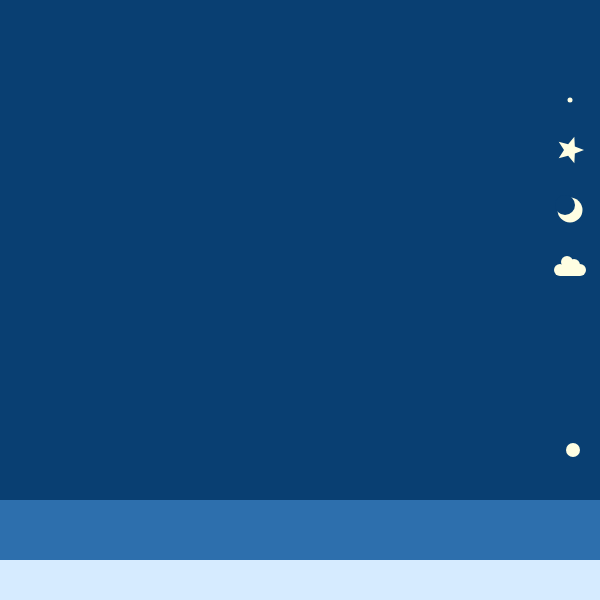
Frame 1 (no input)
Frame 60 (no input): identical to frame 1, image omitted
Frame 120 (the mouse pressed at the canvas centre since frame 60): identical to frame 1, image omitted

The p5.js sketch that drew this single still picture (run headless with seeded random() and noise() and a simulated clock; from frame 60 on, the mouse is pressed at the canvas centre):

// p5.js sketch
// ── sketch.js
/*
Stary Stary Sky is a simple drawing tool that allows the user to draw constellations 
or just random drawings on a night sky. They can place the star dusts and regular
stars by clicking or dragging the mouse on the sky. The user can also choose to
display a full moon, a half-moon, or no moon. Sometimes there are clouds in the sky 
that would block the lights from coming to the user, preventing them from seeing
the stars and the moon. But that is ok, for the clouds are temporary but the stars
are everlasting. When the sun rises and another night come, those clouds will be 
gone and the stars will shine once more.

Inspiration: I just wanted to do something related to stars :)
*/
var star_on = false;
var dust_on = false;
var halfmoon_on = false;
var fullmoon_on = true;
var cloud_on = false;
var sun = 0;

function setup() {
  createCanvas(600, 600);
  // background
  reset();
}

function draw() {
  noStroke();
  menu_bar();

  star_draw();
  dust_draw();
}

function star(x, y) {
  var angle = TWO_PI / 5;
  var halfAngle = angle / 2.0;
  var radius1 = 6;
  var radius2 = 14;
  fill(255, 254, 226);
  beginShape();
  for (var a = 0; a < TWO_PI; a += angle) {
    var sx = x + cos(a) * radius2;
    var sy = y + sin(a) * radius2;
    vertex(sx, sy);
    sx = x + cos(a + halfAngle) * radius1;
    sy = y + sin(a + halfAngle) * radius1;
    vertex(sx, sy);
  }
  endShape(CLOSE);
}

function reset() {
  noStroke();
  background(9, 63, 114);
  fill(45, 111, 173);
  rect(0, 500, width, 60);
  fill(214, 235, 255);
  rect(0, 560, width, 40);
}

function menu_bar() {
  // menu bar
  fill(9, 63, 114);
  rect(540, 0, 60, 500);
  star_menu();
  dust_menu();
  moon_menu();
  cloud_menu();
  sun_menu();
}

function star_menu() {
  // star
  star(570, 150);
  // when mouse on star
  if (mouseX > 555 && mouseX < 585 && mouseY > 135 && mouseY < 165) {
    fill(9, 63, 114);
    rect(550, 130, 40, 40);
    push();
    translate(570, 150);
    rotate(frameCount / 50);
    star(0, 0);
    pop();
    // when clicked on the star
    if (mouseIsPressed == true) {
      dust_on = false;
      star_on = true;
    }
  }
}

function star_draw() {
  // draw a star
  if (star_on && mouseIsPressed && (mouseX < 540))
    star(mouseX, mouseY);
}

function dust_menu() {
  // dust
  fill(255, 254, 226);
  ellipse(570, 100, 5, 5);
  // when mouse on dust
  if (mouseX > 565 && mouseX < 575 && mouseY > 95 && mouseY < 105) {
    ellipse(570, 100, 10, 10);
    // when clicked on dust
    if (mouseIsPressed == true) {
      star_on = false;
      dust_on = true;
    }
  }
}

function dust_draw() {
  // draw a dust
  if (dust_on && mouseIsPressed && (mouseX < 540)) {
    fill(255, 254, 226);
    ellipse(mouseX, mouseY, 5, 5);
  }
}

function moon_menu() {
  // moon
  fill(255, 254, 226);
  ellipse(570, 210, 25, 25);
  fill(9, 63, 114);
  ellipse(565, 205, 20, 20);
  // when mouse on moon
  if (mouseX > 545  && mouseX < 595 && mouseY > 185 && mouseY < 235) {
    fill(255, 254, 226);
    ellipse(570, 210, 30, 30);
    fill(9, 63, 114);
    ellipse(565, 205, 24, 24);
    // when clicked on the moon
    /*
    if (mouseIsPressed == true) {
      if (fullmoon_on) {
        fill(255, 254, 226);
        ellipse(460, 90, 140, 140);
        fullmoon_on = false;
        halfmoon_on = true;
      } else if (halfmoon_on) {
        fill(255, 254, 226);
        ellipse(460, 90, 140, 140);
        fill(9, 63, 114);
        ellipse(440, 70, 100, 100);
        fullmoon_on = false;
        halfmoon_on = false;
      } else {
        moon_eater();
        fullmoon_on = true;
        halfmoon_on = false;
      }
    }*/
  }
}

/*function moon_draw() {
  // display the moon
  if (fullmoon_on) {
    fill(255, 254, 226);
    ellipse(460, 90, 140, 140);
    fullmoon_on = false;
    halfmoon_on = true;
  } else if (halfmoon_on) {
    fill(255, 254, 226);
    ellipse(460, 90, 140, 140);
    fill(9, 63, 114);
    ellipse(440, 70, 100, 100);
    halfmoon_on = false;
    nomoon_on = true;
  } else
    moon_eater();
}*/

function moon_eater() {
  fill(9, 63, 114);
  ellipse(460, 90, 141, 141);
}

function cloud_menu() {
  // cloud
  fill(255, 254, 226);
  ellipse(560, 270, 12, 12);
  ellipse(567, 262, 12, 12);
  ellipse(574, 265, 12, 12);
  ellipse(580, 270, 12, 12);
  rect(560, 265, 20, 11);

  // when mouse on cloud
  if (mouseX > 554 && mouseX < 586 && mouseY > 256 && mouseY < 272) {
    ellipse(558, 270, 16, 16);
    ellipse(566, 260, 16, 16);
    ellipse(575, 263, 16, 16);
    ellipse(582, 270, 16, 16);
    rect(560, 265, 20, 13);
    // when clicked on cloud
    /*
    if (mouseIsPressed == true) {
      reset();
      if (cloud_on) {
        cloud_cleanup();
        cloud_on = false;
      } else {
        cloud_draw();
        cloud_on = true;
      }
      star_menu();
      dust_menu();
      moon_menu();
    }*/
  }
}

function cloud_draw() {
  fill(144);
  ellipse(40, 140, 100, 100);
  ellipse(90, 80, 100, 100);
  ellipse(142, 110, 100, 100);
  ellipse(200, 140, 100, 100);
  rect(40, 120, 160, 70);

  ellipse(300, 400, 100, 100);
  ellipse(350, 340, 100, 100);
  ellipse(402, 370, 100, 100);
  ellipse(460, 400, 100, 100);
  rect(300, 380, 160, 70);

  fill(209);
  ellipse(130, 210, 100, 100);
  ellipse(180, 150, 100, 100);
  ellipse(232, 180, 100, 100);
  ellipse(290, 210, 100, 100);
  rect(130, 190, 160, 70);

  ellipse(400, 370, 100, 100);
  ellipse(450, 310, 100, 100);
  ellipse(502, 340, 100, 100);
  ellipse(560, 370, 100, 100);
  rect(400, 350, 160, 70);

  // cover of the menu bar
  fill(9, 63, 114);
  rect(540, 300, 60, 120);
}

function cloud_cleanup() {

  fill(9, 63, 114);
  ellipse(40, 140, 100, 100);
  ellipse(90, 80, 100, 100);
  ellipse(142, 110, 100, 100);
  ellipse(200, 140, 100, 100);
  rect(40, 120, 160, 70);

  ellipse(300, 400, 100, 100);
  ellipse(350, 340, 100, 100);
  ellipse(402, 370, 100, 100);
  ellipse(460, 400, 100, 100);
  rect(300, 380, 160, 70);

  ellipse(130, 210, 100, 100);
  ellipse(180, 150, 100, 100);
  ellipse(232, 180, 100, 100);
  ellipse(290, 210, 100, 100);
  rect(130, 190, 160, 70);

  ellipse(400, 370, 100, 100);
  ellipse(450, 310, 100, 100);
  ellipse(502, 340, 100, 100);
  ellipse(560, 370, 100, 100);
  rect(400, 350, 160, 70);
}

function sun_menu() {
  fill(255, 254, 226);
  ellipse(573, 450, 14, 14);
  if (mouseX > 564 && mouseX < 582 && mouseY > 441 && mouseY < 459) {
    rect(572, 430, 2, 10);
    rect(572, 460, 2, 10);
    rect(553, 449, 10, 2);
    rect(583, 449, 10, 2);

    push();
    translate(573, 450);
    rotate(QUARTER_PI);
    rect(-1, -20, 2, 10);
    rect(-1, 10, 2, 10);
    rect(-20, -1, 10, 2);
    rect(10, -1, 10, 2);
    pop();

    if (mouseIsPressed == true)
      sunrise();
  }

}

function sunrise() {
  noStroke();
  fill(214, 235, 255);
  rect(0, 600 - sun, 540, 40);
  if (sun < 600)
    sun += 10;
  else {
    sun = 0;
    reset();
  }
}

function mousePressed() {
  // moon
  if (mouseX > 545  && mouseX < 595 && mouseY > 185 && mouseY < 235) {
    if (fullmoon_on) {
      fill(255, 254, 226);
      ellipse(460, 90, 140, 140);
      fullmoon_on = false;
      halfmoon_on = true;
    } else if (halfmoon_on) {
      fill(255, 254, 226);
      ellipse(460, 90, 140, 140);
      fill(9, 63, 114);
      ellipse(440, 70, 100, 100);
      fullmoon_on = false;
      halfmoon_on = false;
    } else {
      moon_eater();
      fullmoon_on = true;
      halfmoon_on = false;
    }
  }

  // cloud
  if (mouseX > 554 && mouseX < 586 && mouseY > 256 && mouseY < 272) {
    reset();
    if (cloud_on) {
      cloud_cleanup();
      cloud_on = false;
    } else {
      cloud_draw();
      cloud_on = true;
    }
    star_menu();
    dust_menu();
    moon_menu();
  }
}
